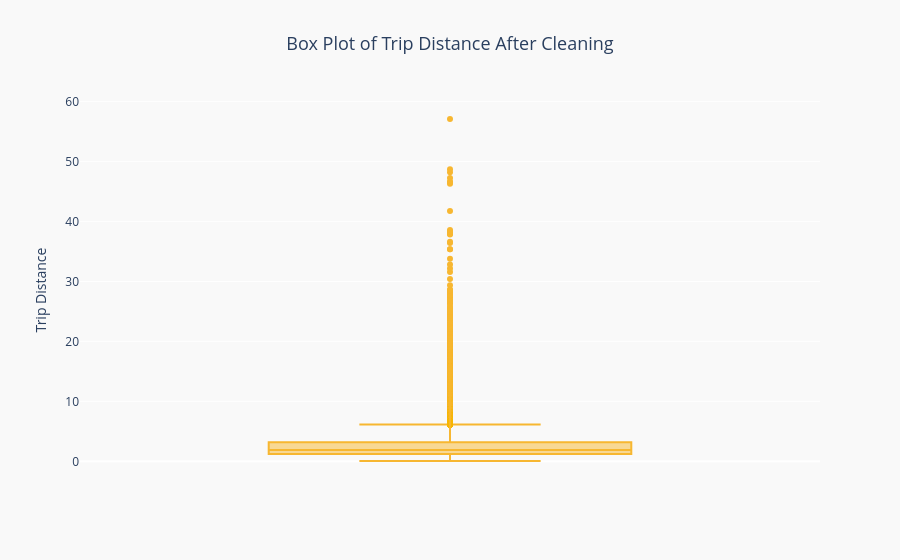
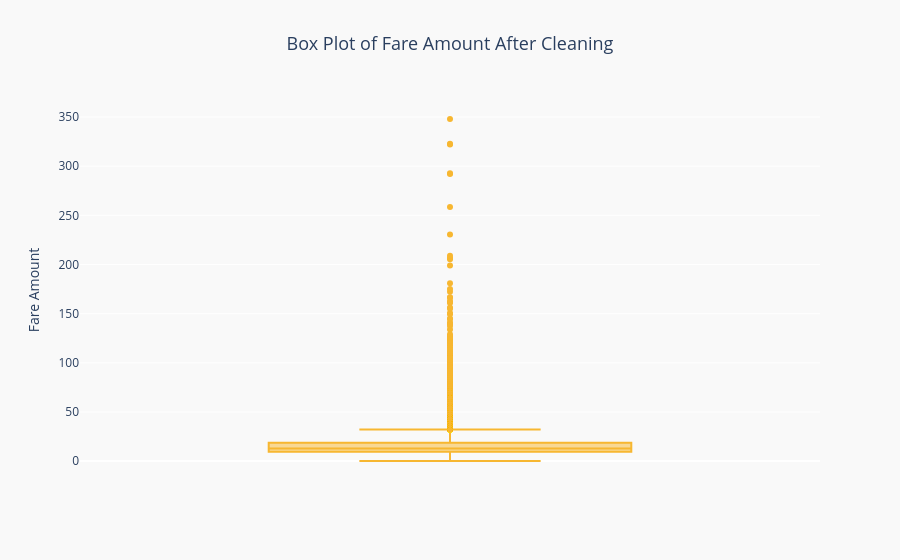
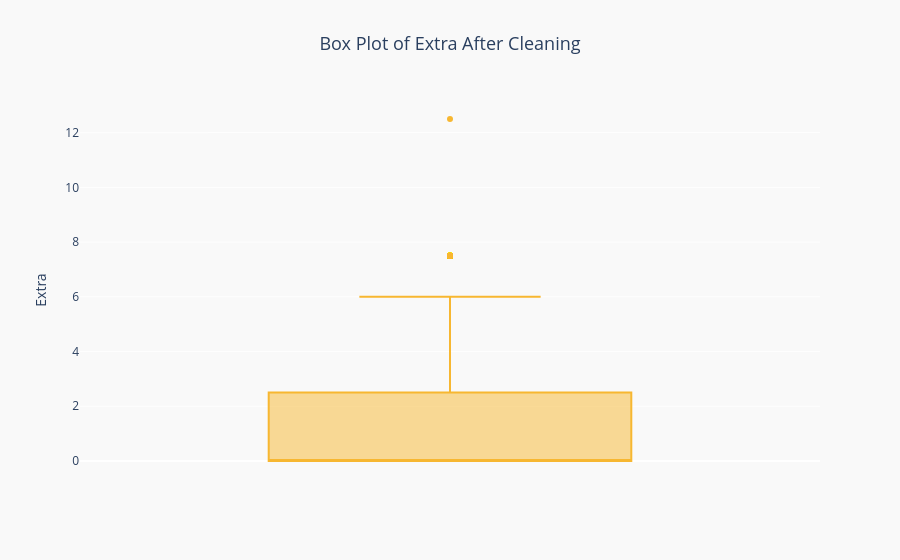
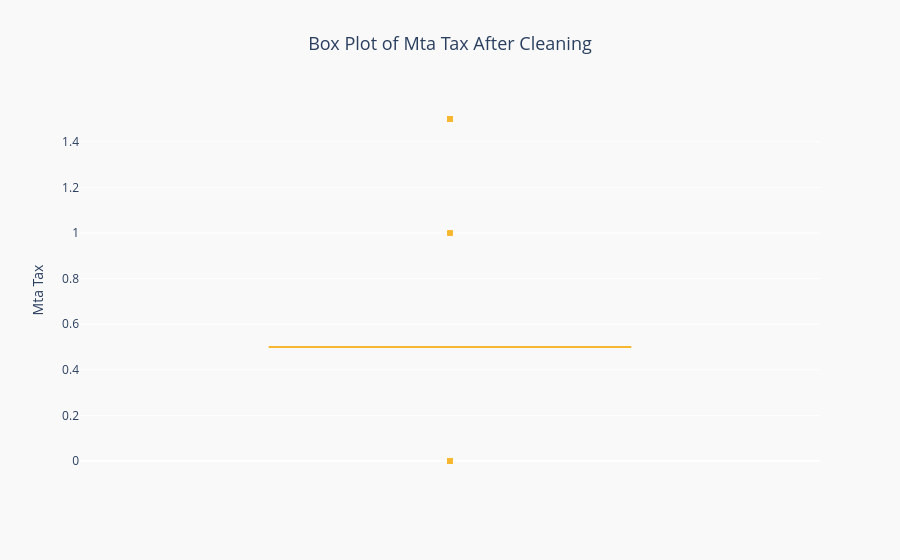

Write notebook code for charts like these, in order.
### Markdown cell above
### Verifying Outlier Removal:

### Code cell
# Defining columns to visualise:
columns_to_check = [
    'trip_distance', 'fare_amount', 'extra', 'mta_tax', 'tolls_amount',
    'improvement_surcharge', 'trip_type', 'congestion_surcharge', 'total_amount'
]

# Box plots for cleaned data:
for col in columns_to_check:
    fig = px.box(
        df_cleaned,
        y=col,
        title=f'Box Plot of {col.replace("_", " ").title()} After Cleaning',
        color_discrete_sequence=["#F7B731"]
    )
    fig.update_layout(
        yaxis_title=col.replace("_", " ").title(),
        plot_bgcolor="#F9F9F9",
        paper_bgcolor="#F9F9F9",
        title_x=0.5,
        title_font_size=18
    )
    fig.show()

### Figure 1 — Plotly figure (JSON) as saved in the notebook; plotly's stock layout.template omitted (floating-point values rounded to 4 significant figures; data arrays with more than 128 entries replaced by an {"elided": "..."} marker saying what was removed)
{"data": [{"alignmentgroup": "True", "hovertemplate": "trip_distance=%{y}<extra></extra>", "legendgroup": "", "marker": {"color": "#F7B731"}, "name": "", "notched": false, "offsetgroup": "", "orientation": "v", "showlegend": false, "type": "box", "x0": " ", "xaxis": "x", "y": {"elided": "59762 float values"}, "y0": " ", "yaxis": "y"}], "layout": {"boxmode": "group", "legend": {"tracegroupgap": 0}, "paper_bgcolor": "#F9F9F9", "plot_bgcolor": "#F9F9F9", "title": {"font": {"size": 18}, "text": "Box Plot of Trip Distance After Cleaning", "x": 0.5}, "xaxis": {"anchor": "y", "domain": [0, 1]}, "yaxis": {"anchor": "x", "domain": [0, 1], "title": {"text": "Trip Distance"}}}}

### Figure 2 — Plotly figure (JSON) as saved in the notebook; plotly's stock layout.template omitted (floating-point values rounded to 4 significant figures; data arrays with more than 128 entries replaced by an {"elided": "..."} marker saying what was removed)
{"data": [{"alignmentgroup": "True", "hovertemplate": "fare_amount=%{y}<extra></extra>", "legendgroup": "", "marker": {"color": "#F7B731"}, "name": "", "notched": false, "offsetgroup": "", "orientation": "v", "showlegend": false, "type": "box", "x0": " ", "xaxis": "x", "y": {"elided": "59762 float values"}, "y0": " ", "yaxis": "y"}], "layout": {"boxmode": "group", "legend": {"tracegroupgap": 0}, "paper_bgcolor": "#F9F9F9", "plot_bgcolor": "#F9F9F9", "title": {"font": {"size": 18}, "text": "Box Plot of Fare Amount After Cleaning", "x": 0.5}, "xaxis": {"anchor": "y", "domain": [0, 1]}, "yaxis": {"anchor": "x", "domain": [0, 1], "title": {"text": "Fare Amount"}}}}

### Figure 3 — Plotly figure (JSON) as saved in the notebook; plotly's stock layout.template omitted (floating-point values rounded to 4 significant figures; data arrays with more than 128 entries replaced by an {"elided": "..."} marker saying what was removed)
{"data": [{"alignmentgroup": "True", "hovertemplate": "extra=%{y}<extra></extra>", "legendgroup": "", "marker": {"color": "#F7B731"}, "name": "", "notched": false, "offsetgroup": "", "orientation": "v", "showlegend": false, "type": "box", "x0": " ", "xaxis": "x", "y": {"elided": "59762 float values"}, "y0": " ", "yaxis": "y"}], "layout": {"boxmode": "group", "legend": {"tracegroupgap": 0}, "paper_bgcolor": "#F9F9F9", "plot_bgcolor": "#F9F9F9", "title": {"font": {"size": 18}, "text": "Box Plot of Extra After Cleaning", "x": 0.5}, "xaxis": {"anchor": "y", "domain": [0, 1]}, "yaxis": {"anchor": "x", "domain": [0, 1], "title": {"text": "Extra"}}}}

### Figure 4 — Plotly figure (JSON) as saved in the notebook; plotly's stock layout.template omitted (floating-point values rounded to 4 significant figures; data arrays with more than 128 entries replaced by an {"elided": "..."} marker saying what was removed)
{"data": [{"alignmentgroup": "True", "hovertemplate": "mta_tax=%{y}<extra></extra>", "legendgroup": "", "marker": {"color": "#F7B731"}, "name": "", "notched": false, "offsetgroup": "", "orientation": "v", "showlegend": false, "type": "box", "x0": " ", "xaxis": "x", "y": {"elided": "59762 float values"}, "y0": " ", "yaxis": "y"}], "layout": {"boxmode": "group", "legend": {"tracegroupgap": 0}, "paper_bgcolor": "#F9F9F9", "plot_bgcolor": "#F9F9F9", "title": {"font": {"size": 18}, "text": "Box Plot of Mta Tax After Cleaning", "x": 0.5}, "xaxis": {"anchor": "y", "domain": [0, 1]}, "yaxis": {"anchor": "x", "domain": [0, 1], "title": {"text": "Mta Tax"}}}}
